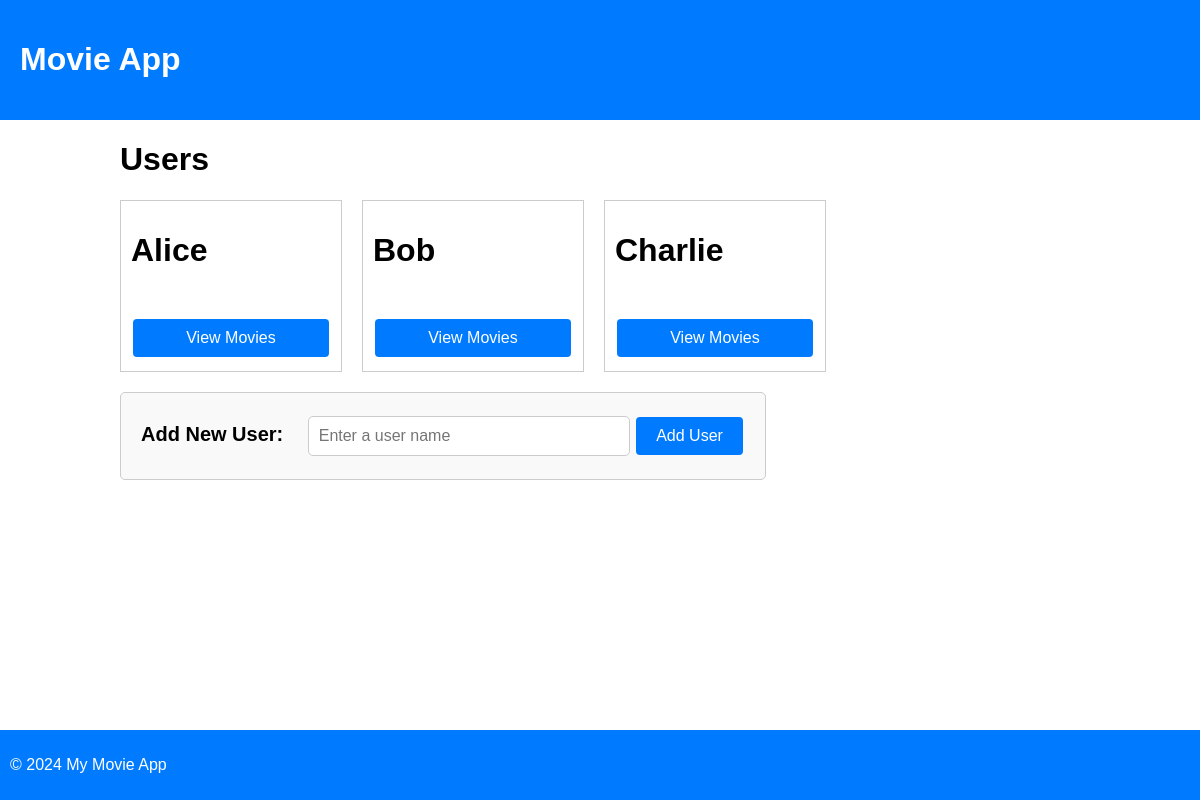
Before: / with the older database file.
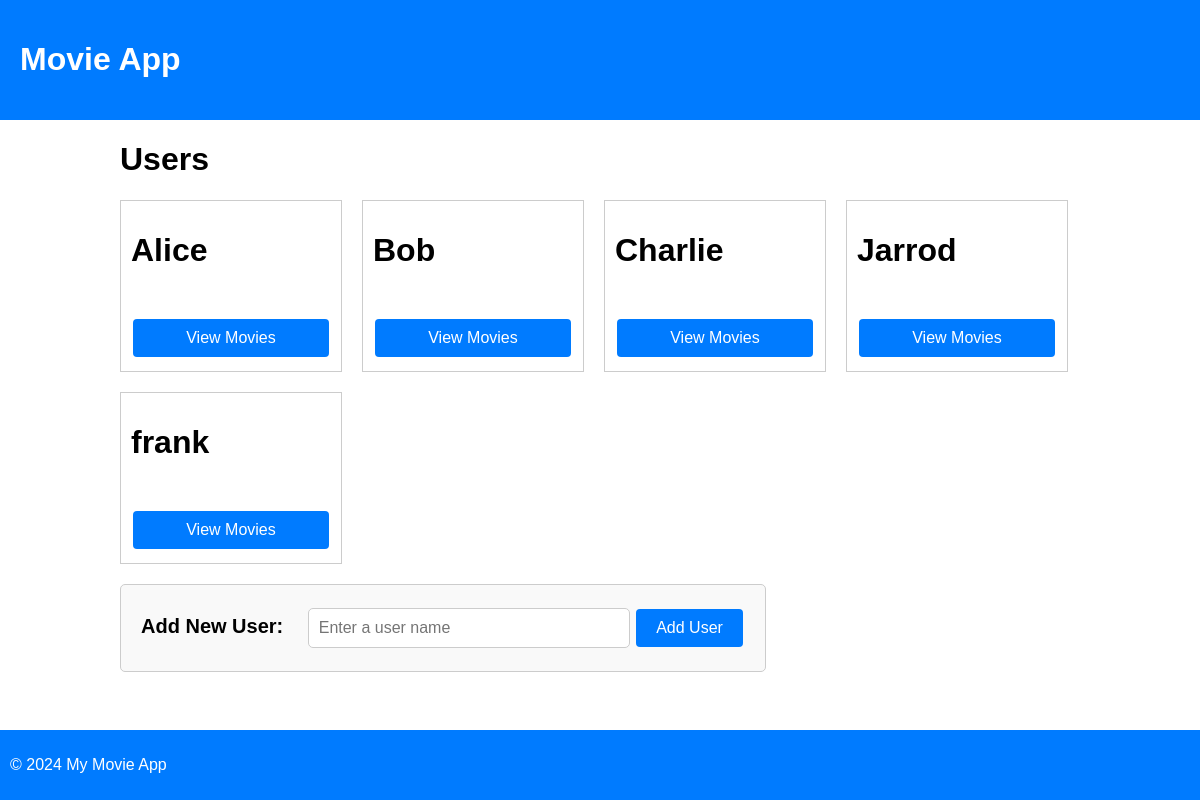
After: the same page with the newer database file.
### models.py (models this page shows)
class User(db.Model):
    __tablename__ = 'users'
    id = db.Column(db.Integer, primary_key=True)
    name = db.Column(db.String(100), nullable=False)

### app.py (the view)
@app.route('/')
def home():
    users = data_manager.get_users()
    return render_template('index.html', users=users)

### data_manager.py (called while the page is built)
    def get_users(self):
        return db.session.scalars(db.select(User)).all()

### templates/index.html (shortened to what this page needs)
{% extends "base.html" %}
{% block content %}
    <h1>Users</h1>
    <div class="card-container">
        {% for user in users %}
            <div class="user-card">
                <h1>{{ user.name }}</h1>
                <a href="{{ url_for('list_movies', user_id=user.id) }}" class="btn">View Movies</a>
            </div>
        {% endfor %}
    </div>
    <div class="add-form">
        <form action="{{ url_for('create_user') }}" method="post">
            <label for="name">Add New User:</label>
            <input type="text" name="name" placeholder="Enter a user name" required >
            <button type="submit" class="btn">Add User</button>
        </form>
    </div>
{% endblock %}

### templates/base.html (shortened to what this page needs)
<!DOCTYPE html>
<html lang="en">
    <head>
        <link rel="stylesheet" href="{{ url_for('static', filename='styles.css') }}">
    </head>
    <body>
        <header>
            <h1>Movie App</h1>
        </header>
        <main class="container">
                {% block content %}{% endblock %}
        </main>
        <footer>
            <p>&copy; 2024 My Movie App</p>
        </footer>
    </body>
</html>

### static/styles.css (style rules this page uses)
.btn { background-color: #007bff; border: none; color: white; padding: 10px 20px; text-align: center; text-decoration: none; display: inline-block; font-size: 16px; margin: 4px 2px; cursor: pointer; border-radius: 4px; }
body { font-family: Arial, sans-serif; margin: 0; padding: 0; }
header { background-color: #007bff; padding: 20px; color: white; }
footer { background-color: #007bff; padding: 10px; text-align: center; color: white; display: flex; position: fixed; bottom: 0; width: 100%; }
.container { width: 80%; margin: 0 auto; }
.card-container { display: flex; flex-wrap: wrap; gap: 20px; }
.user-card { border: 1px solid #ccc; width: 200px; height: 150px; display: flex; padding: 10px; flex-direction: column; justify-content: space-between; }
.add-form { display: flex; flex-direction: column; background-color: #f9f9f9; padding: 20px; border: 1px solid #ccc; border-radius: 5px; gap: 10px; margin-top: 20px; margin-bottom: 100px; width: fit-content; }
.add-form input[type="text"] { padding: 10px; font-size: 16px; border: 1px solid #ccc; border-radius: 5px; width: 300px; }
.add-form label { font-weight: bold; font-size: 20px; margin-right: 20px; }

Changed rows visible on the page:
added User: name "Jarrod"
added User: name "frank"
